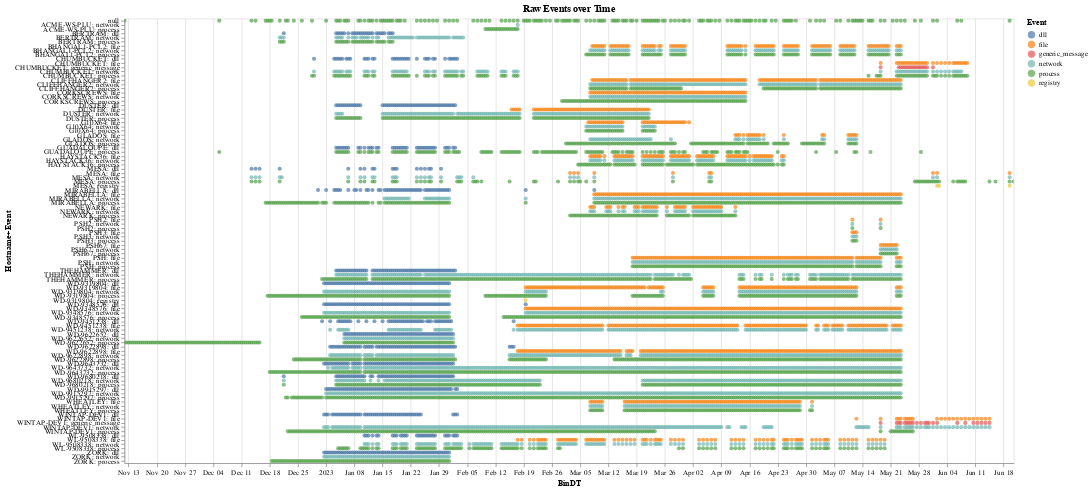

The notebook cell saved with this chart:
### Code cell
# Events over time. 
# To do: Dynamically adjust the bucket size based on the dataset duration for the best resolution/performance.
svd.init_db(con,SUMMARY_INTERVAL)
eventdf=svd.fetch_summary_data(con)
svd.display_event_chart(eventdf)

### Figure 1 — Vega-Lite specification as saved in the notebook (floating-point values rounded to 4 significant figures; data arrays with more than 128 entries replaced by an {"elided": "..."} marker saying what was removed)
{"config": {"view": {"continuousWidth": 300, "continuousHeight": 300}}, "data": {"name": "data-5e1f36ba17df0fa7d7888c8fc610d3a9"}, "mark": {"type": "circle"}, "encoding": {"color": {"field": "Event", "type": "nominal"}, "tooltip": [{"field": "Hostname", "type": "nominal"}, {"field": "Event", "type": "nominal"}, {"field": "NumRows", "type": "quantitative"}, {"field": "BinDT", "type": "temporal"}], "x": {"field": "BinDT", "type": "temporal"}, "y": {"field": "Hostname+Event", "type": "nominal"}}, "height": 600, "params": [{"name": "param_1", "select": {"type": "interval", "encodings": ["x", "y"]}, "bind": "scales"}], "title": "Raw Events over Time", "width": 1200, "$schema": "https://vega.github.io/schema/vega-lite/v5.8.0.json", "datasets": {"data-5e1f36ba17df0fa7d7888c8fc610d3a9": {"elided": "10356 records"}}}
